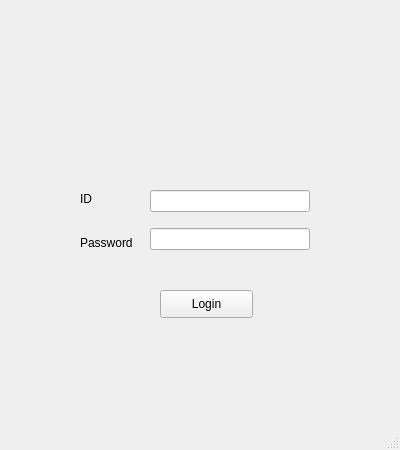
<?xml version="1.0" encoding="UTF-8"?>
<ui version="4.0">
 <class>MainWindow</class>
 <widget class="QMainWindow" name="MainWindow">
  <property name="geometry">
   <rect>
    <x>0</x>
    <y>0</y>
    <width>400</width>
    <height>450</height>
   </rect>
  </property>
  <property name="sizePolicy">
   <sizepolicy hsizetype="Fixed" vsizetype="Fixed">
    <horstretch>0</horstretch>
    <verstretch>0</verstretch>
   </sizepolicy>
  </property>
  <property name="windowTitle">
   <string>MainWindow</string>
  </property>
  <widget class="QWidget" name="centralwidget">
   <widget class="QWidget" name="verticalLayoutWidget">
    <property name="geometry">
     <rect>
      <x>80</x>
      <y>180</y>
      <width>61</width>
      <height>81</height>
     </rect>
    </property>
    <layout class="QVBoxLayout" name="lblLayout">
     <item>
      <widget class="QLabel" name="lblid">
       <property name="text">
        <string>ID</string>
       </property>
      </widget>
     </item>
     <item>
      <widget class="QLabel" name="lblPass">
       <property name="text">
        <string>Password</string>
       </property>
      </widget>
     </item>
    </layout>
   </widget>
   <widget class="QWidget" name="verticalLayoutWidget_2">
    <property name="geometry">
     <rect>
      <x>150</x>
      <y>180</y>
      <width>160</width>
      <height>80</height>
     </rect>
    </property>
    <layout class="QVBoxLayout" name="lineLayout">
     <item>
      <widget class="QLineEdit" name="lineID">
       <property name="sizePolicy">
        <sizepolicy hsizetype="Expanding" vsizetype="Fixed">
         <horstretch>0</horstretch>
         <verstretch>0</verstretch>
        </sizepolicy>
       </property>
      </widget>
     </item>
     <item>
      <widget class="QLineEdit" name="linePass">
       <property name="sizePolicy">
        <sizepolicy hsizetype="Expanding" vsizetype="Fixed">
         <horstretch>0</horstretch>
         <verstretch>0</verstretch>
        </sizepolicy>
       </property>
       <property name="inputMethodHints">
        <set>Qt::ImhNone</set>
       </property>
      </widget>
     </item>
    </layout>
   </widget>
   <widget class="QPushButton" name="btnLogin">
    <property name="geometry">
     <rect>
      <x>160</x>
      <y>290</y>
      <width>93</width>
      <height>28</height>
     </rect>
    </property>
    <property name="text">
     <string>Login</string>
    </property>
   </widget>
  </widget>
  <widget class="QMenuBar" name="menubar">
   <property name="geometry">
    <rect>
     <x>0</x>
     <y>0</y>
     <width>400</width>
     <height>26</height>
    </rect>
   </property>
  </widget>
  <widget class="QStatusBar" name="statusbar"/>
 </widget>
 <resources/>
 <connections/>
</ui>
